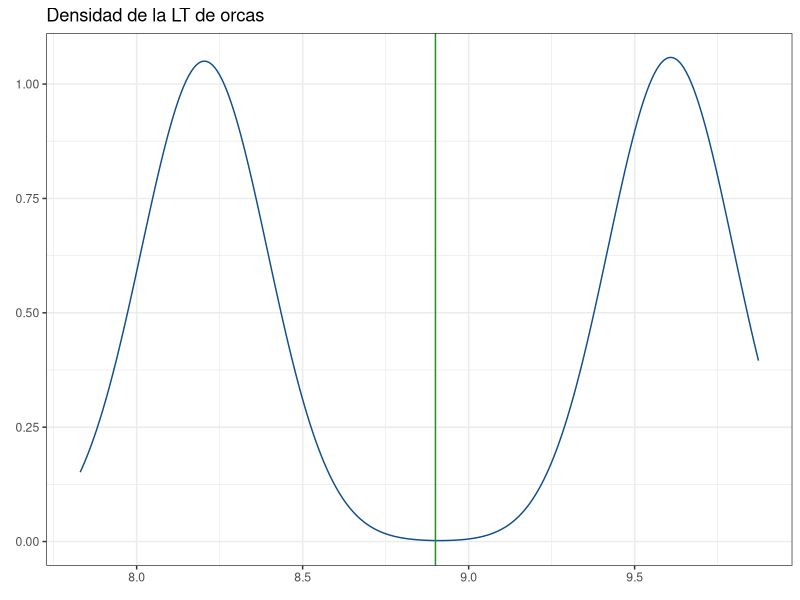
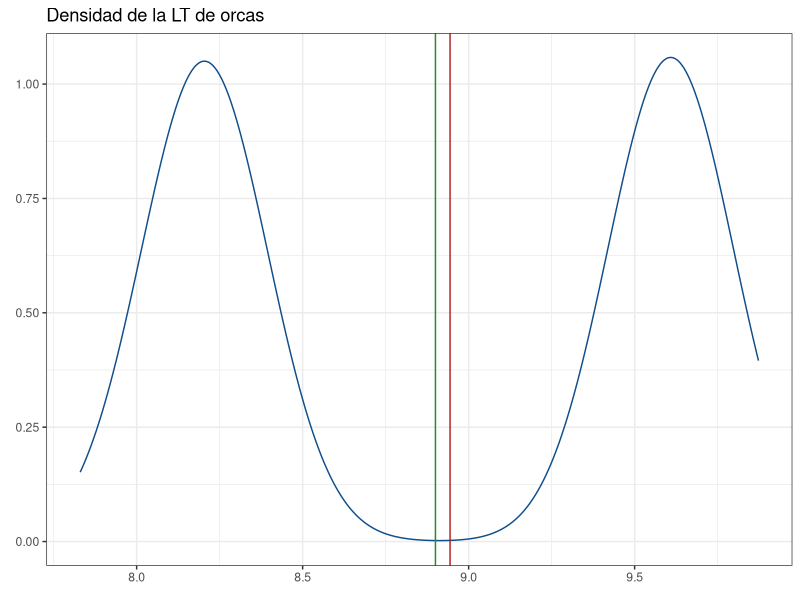
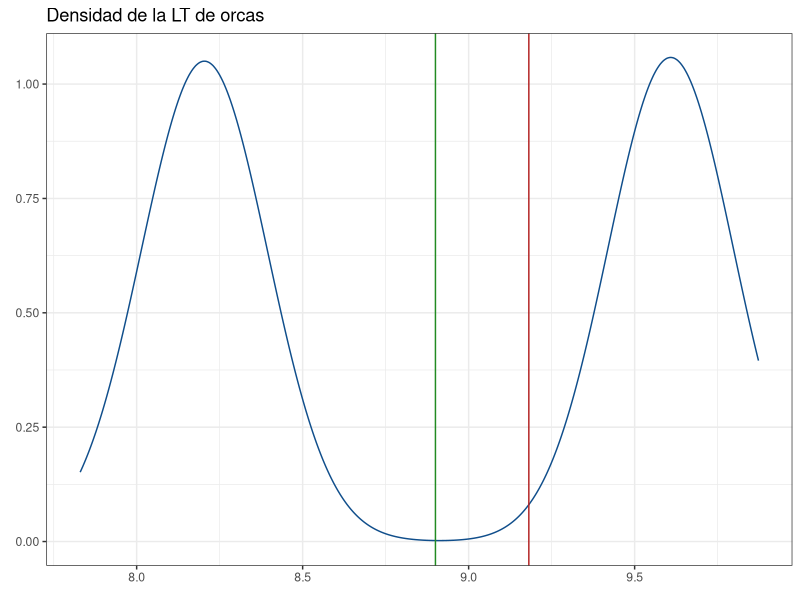
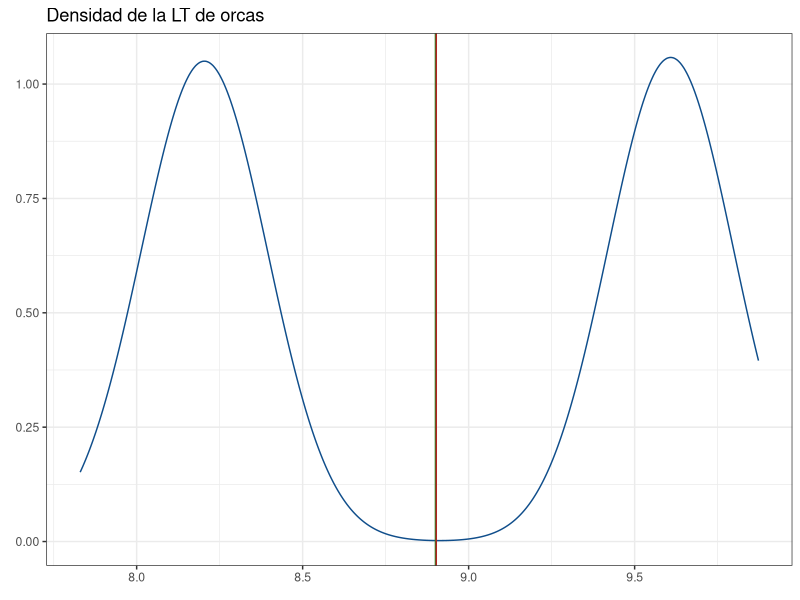
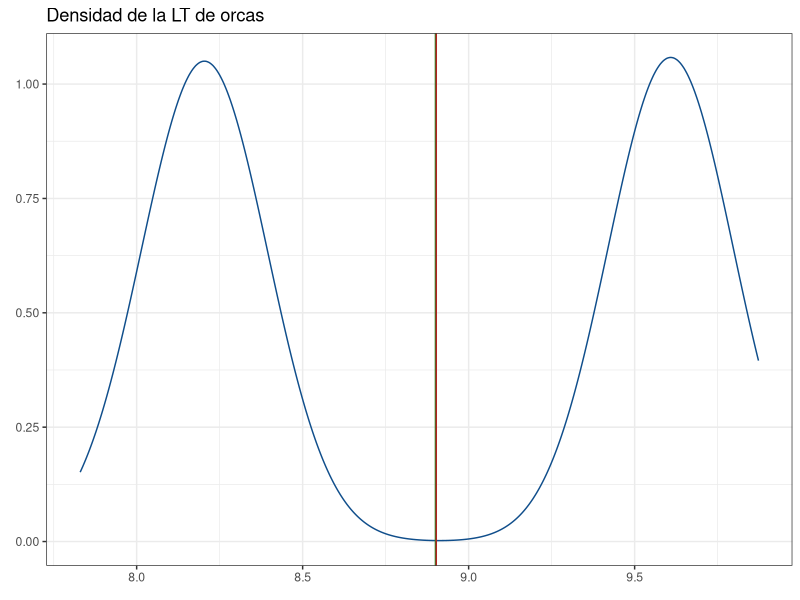
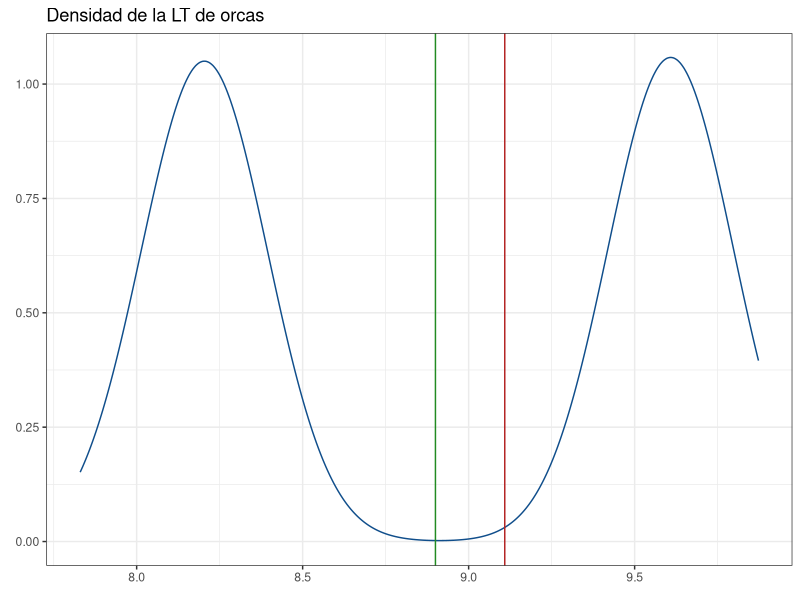

Generate these figures, in order, with R:
## ---- chunk 1
machos <- rnorm(500, mean = 9.6, sd = 0.1)
hembras <- rnorm(500, mean = 8.2, sd = 0.1)
media_real <- mean(c(9.6, 8.2))
pobl <- data.frame(sexo = c(rep("M", 500), rep("H", 500)),
                   lt = c(machos, hembras))
## ---- chunk 2
library(ggplot2)
pobl_dens <- ggplot(data = pobl, aes(x = lt)) +
             geom_density(color = "dodgerblue4") +
             theme_bw() +
             geom_vline(xintercept = media_real,
                        color = "forestgreen") +
             labs(title = "Densidad de la LT de orcas",
                  x = element_blank(),
                  y = element_blank())
pobl_dens
## ---- chunk 3
ind <- round(runif(1, min = 1, max = 1000))
ind
pobl$lt[ind]
## ---- chunk 4
muestras <- sample(pobl$lt, size = 50, replace = FALSE)
head(muestras)
## ---- chunk 5
mean(muestras)
## ---- chunk 6
pobl_dens + geom_vline(xintercept = mean(muestras),
                       color = "firebrick")
## ---- chunk 7
muestras <- c(sample(machos, size = 35, replace = F),
              sample(hembras, size = 15, replace = F))
pobl_dens + geom_vline(xintercept = mean(muestras),
                       color = "Firebrick")
## ---- chunk 8
pobl_dens + geom_vline(xintercept = mean(c(mean(muestras[1:35]),
                                           mean(muestras[36:50]))),
                       color = "firebrick")
## ---- chunk 9
# Peso de cada estrato:
w <- c((500/1000), (500/1000))
m <- c(mean(muestras[1:35]), mean(muestras[36:50]))

pobl_dens + geom_vline(xintercept = sum(w*m), color = "Firebrick")
## ---- chunk 10
muestras <- c(sample(machos, size = 10, replace = F),
              sample(hembras, size = 5, replace = F))

pobl_dens + geom_vline(xintercept = mean(c(muestras[1:10],
                                           muestras[11:15])),
                       color = "Firebrick")
## ---- chunk 11
n <- ((1.96^2)*(0.1^2))/0.05^2
round(n)
## ---- chunk 12
d <- sqrt(((1.96^2)*(0.1^2))/5)
d
